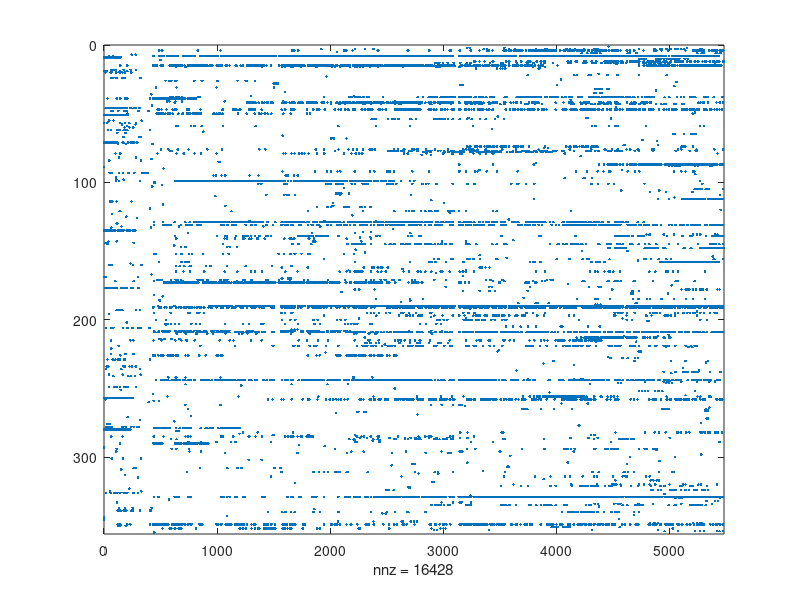
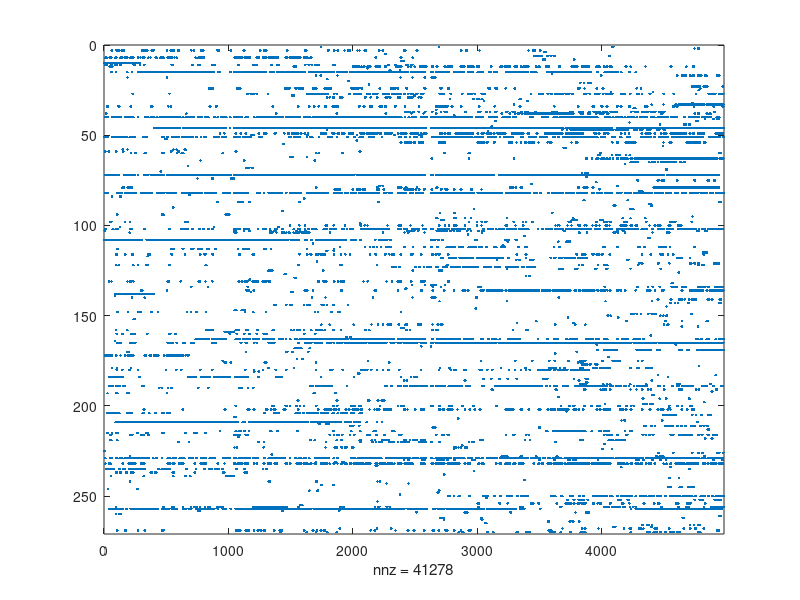

Write the MATLAB code that produced these figures, in order.
clear all; close all; clc ;

load('oldDataMatrix.txt') ;
A = sparse(oldDataMatrix) ;
figure(1)
spy(A)

load('oldDataMatrixUpdate.txt') ;
B = sparse(oldDataMatrixUpdate) ;
figure(2)
spy(B)